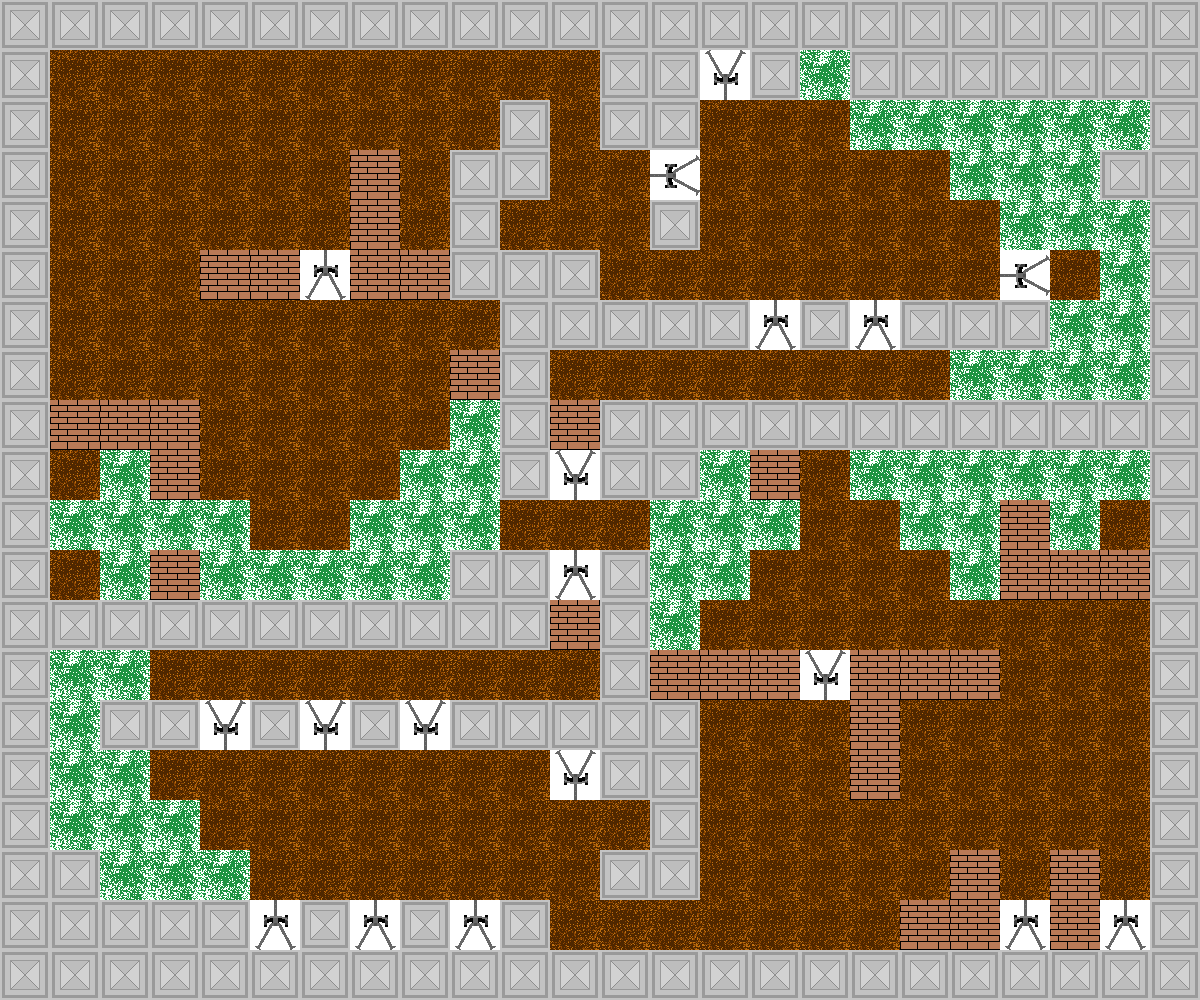

A level layout from a 2D game, rendered from its tile map. Below: a short description, then the map file with its tile-grid data intact:
An orthogonal 24x20 tile map with 50x50 px tiles, 3 tile layers (Ground & Obstacles, Guns & Entities, Bushes).

<map version="1.2" tiledversion="1.2.3" orientation="orthogonal" renderorder="right-down" width="24" height="20" tilewidth="50" tileheight="50" infinite="0" nextlayerid="4" nextobjectid="1">
 <tileset firstgid="1" source="Map.tsx" />
 <layer id="1" name="Ground &amp; Obstacles" width="24" height="20">
  <data encoding="csv">
2,2,2,2,2,2,2,2,2,2,2,2,2,2,2,2,2,2,2,2,2,2,2,2,
2,3,3,3,3,3,3,3,3,3,3,3,2,2,3,2,3,2,2,2,2,2,2,2,
2,3,3,3,3,3,3,3,3,3,2,3,2,2,3,3,3,3,3,3,3,3,3,2,
2,3,3,3,3,3,3,4,3,2,2,3,3,3,3,3,3,3,3,3,3,3,2,2,
2,3,3,3,3,3,3,4,3,2,3,3,3,2,3,3,3,3,3,3,3,3,3,2,
2,3,3,3,4,4,3,4,4,2,2,2,3,3,3,3,3,3,3,3,3,3,3,2,
2,3,3,3,3,3,3,3,3,3,2,2,2,2,2,3,2,3,2,2,2,3,3,2,
2,3,3,3,3,3,3,3,3,4,2,3,3,3,3,3,3,3,3,3,3,3,3,2,
2,4,4,4,3,3,3,3,3,3,2,4,2,2,2,2,2,2,2,2,2,2,2,2,
2,3,3,4,3,3,3,3,3,3,2,3,2,2,3,4,3,3,3,3,3,3,3,2,
2,3,3,3,3,3,3,3,3,3,3,3,3,3,3,3,3,3,3,3,4,3,3,2,
2,3,3,4,3,3,3,3,3,2,2,3,2,3,3,3,3,3,3,3,4,4,4,2,
2,2,2,2,2,2,2,2,2,2,2,4,2,3,3,3,3,3,3,3,3,3,3,2,
2,3,3,3,3,3,3,3,3,3,3,3,2,4,4,4,3,4,4,4,3,3,3,2,
2,3,2,2,3,2,3,2,3,2,2,2,2,2,3,3,3,4,3,3,3,3,3,2,
2,3,3,3,3,3,3,3,3,3,3,3,2,2,3,3,3,4,3,3,3,3,3,2,
2,3,3,3,3,3,3,3,3,3,3,3,3,2,3,3,3,3,3,3,3,3,3,2,
2,2,3,3,3,3,3,3,3,3,3,3,2,2,3,3,3,3,3,4,3,4,3,2,
2,2,2,2,2,3,2,3,2,3,2,3,3,3,3,3,3,3,4,4,3,4,3,2,
2,2,2,2,2,2,2,2,2,2,2,2,2,2,2,2,2,2,2,2,2,2,2,2
</data>
 </layer>
 <layer id="2" name="Guns &amp; Entities" width="24" height="20">
  <data encoding="csv">
0,0,0,0,0,0,0,0,0,0,0,0,0,0,0,0,0,0,0,0,0,0,0,0,
0,0,0,0,0,0,0,0,0,0,0,0,0,0,10,0,10,0,0,0,0,0,0,0,
0,0,0,0,0,0,0,0,0,0,0,0,0,0,0,0,0,0,0,0,0,0,11,0,
0,0,0,0,0,0,0,0,0,0,0,0,0,11,0,0,0,0,0,0,0,0,0,0,
0,0,0,0,0,0,0,0,0,0,13,0,0,0,0,0,0,0,0,0,11,0,0,0,
0,0,0,0,0,0,12,0,0,0,0,0,0,0,0,0,0,0,0,0,11,0,0,0,
0,0,0,0,0,0,0,0,0,0,0,0,0,0,0,12,0,12,0,0,0,0,0,0,
0,0,0,0,0,0,0,0,0,0,0,0,0,0,0,0,0,0,0,0,0,12,12,0,
0,0,0,0,0,0,0,0,0,11,0,0,0,0,0,0,0,0,0,0,0,0,0,0,
0,0,0,0,0,0,0,0,0,0,0,10,0,0,10,0,0,0,0,0,0,0,0,0,
0,0,0,0,0,0,0,0,0,0,0,0,0,0,0,0,0,0,0,0,0,0,0,0,
0,0,0,0,0,0,0,0,12,0,0,12,0,0,0,0,0,0,0,0,0,0,0,0,
0,0,0,0,0,0,0,0,0,0,0,0,0,13,0,0,0,0,0,0,0,0,0,0,
0,10,0,13,0,0,0,0,0,0,0,0,0,0,0,0,10,0,0,0,0,0,0,0,
0,0,0,0,10,0,10,0,10,0,0,0,0,0,0,0,0,0,0,0,0,0,0,0,
0,13,0,0,0,0,0,0,0,0,0,10,0,0,0,0,0,0,0,0,0,0,0,0,
0,13,0,0,0,0,0,0,0,0,0,0,0,0,0,0,0,0,0,0,0,0,0,0,
0,0,0,0,0,0,0,0,0,0,0,0,0,0,0,0,0,0,0,0,0,0,0,0,
0,0,0,0,0,12,0,12,0,12,0,13,0,0,0,0,0,0,0,0,12,0,12,0,
0,0,0,0,0,0,0,0,0,0,0,0,0,0,0,0,0,0,0,0,0,0,0,0
</data>
 </layer>
 <layer id="3" name="Bushes" width="24" height="20">
  <data encoding="csv">
0,0,0,0,0,0,0,0,0,0,0,0,0,0,0,0,0,0,0,0,0,0,0,0,
0,0,0,0,0,0,0,0,0,0,0,0,0,0,0,0,1,0,0,0,0,0,0,0,
0,0,0,0,0,0,0,0,0,0,0,0,0,0,0,0,0,1,1,1,1,1,1,0,
0,0,0,0,0,0,0,0,0,0,0,0,0,0,0,0,0,0,0,1,1,1,0,0,
0,0,0,0,0,0,0,0,0,0,0,0,0,0,0,0,0,0,0,0,1,1,1,0,
0,0,0,0,0,0,0,0,0,0,0,0,0,0,0,0,0,0,0,0,0,0,1,0,
0,0,0,0,0,0,0,0,0,0,0,0,0,0,0,0,0,0,0,0,0,1,1,0,
0,0,0,0,0,0,0,0,0,0,0,0,0,0,0,0,0,0,0,1,1,1,1,0,
0,0,0,0,0,0,0,0,0,1,0,0,0,0,0,0,0,0,0,0,0,0,0,0,
0,0,1,0,0,0,0,0,1,1,0,0,0,0,1,0,0,1,1,1,1,1,1,0,
0,1,1,1,1,0,0,1,1,1,0,0,0,1,1,1,0,0,1,1,0,1,0,0,
0,0,1,0,1,1,1,1,1,0,0,0,0,1,1,0,0,0,0,1,0,0,0,0,
0,0,0,0,0,0,0,0,0,0,0,0,0,1,0,0,0,0,0,0,0,0,0,0,
0,1,1,0,0,0,0,0,0,0,0,0,0,0,0,0,0,0,0,0,0,0,0,0,
0,1,0,0,0,0,0,0,0,0,0,0,0,0,0,0,0,0,0,0,0,0,0,0,
0,1,1,0,0,0,0,0,0,0,0,0,0,0,0,0,0,0,0,0,0,0,0,0,
0,1,1,1,0,0,0,0,0,0,0,0,0,0,0,0,0,0,0,0,0,0,0,0,
0,0,1,1,1,0,0,0,0,0,0,0,0,0,0,0,0,0,0,0,0,0,0,0,
0,0,0,0,0,0,0,0,0,0,0,0,0,0,0,0,0,0,0,0,0,0,0,0,
0,0,0,0,0,0,0,0,0,0,0,0,0,0,0,0,0,0,0,0,0,0,0,0
</data>
 </layer>
</map>